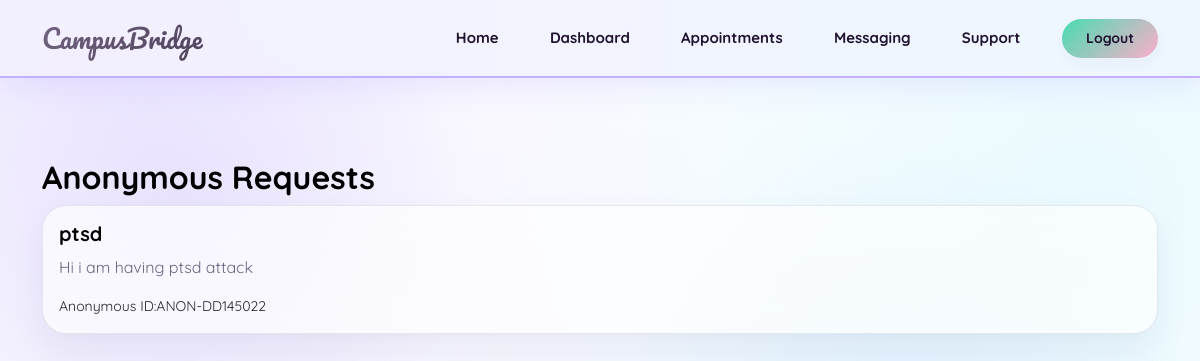
The page /support/counselor/ (signed in) on the database as committed earlier.
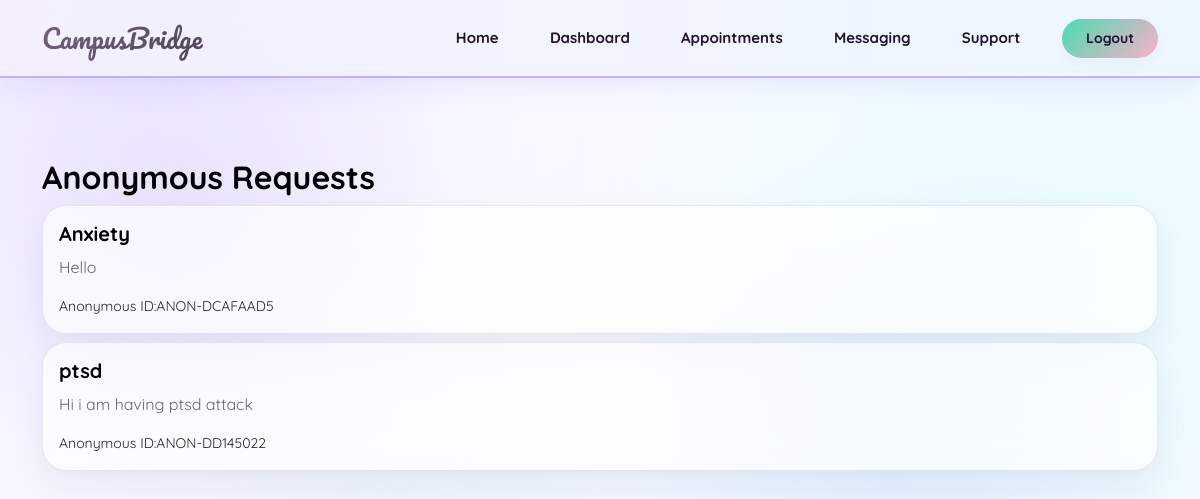
The same page on the database as committed later.
### support/models.py (models this page shows, shortened)
class SupportRequest(models.Model):
    anonymous_profile=models.ForeignKey(AnonymousProfile,on_delete=models.CASCADE)
    title=models.CharField(max_length=200)
    description=models.TextField()
    created_at=models.DateTimeField(auto_now_add=True)
    attachment = models.FileField(
        upload_to='support_files/',
        null=True,
        blank=True
    )
    class Meta:
        ordering = ['-created_at']

class AnonymousProfile(models.Model):
    user=models.OneToOneField(User,on_delete=models.CASCADE)
    anon_id=models.CharField(max_length=20,unique=True,blank=True)

### support/views.py (the view)
# urls.py: path('counselor/', counselor_requests, name='counselor_requests'),
@login_required
def counselor_requests(request):
    if request.user.role != "counselor":
        return HttpResponseForbidden("Access Denied")
    data = SupportRequest.objects.select_related('anonymous_profile').order_by('-id')
    return render(request, 'support/counselor_list.html', {
        'requests': data
    })

### templates/support/counselor_list.html
{% extends 'base.html'%}
{% block content %}
<h2> Anonymous Requests</h2>
{% for r in requests %}
    <div class ="card p-3 mt-2">
    <h5> {{ r.title}}</h5>
    <p>{{ r.description }}</p>
    {% if r.anonymous_profile %}
        <small>Anonymous ID:{{ r.anonymous_profile.anon_id }}</small>
    {% else %}
    <small> No Anonymous </small>
{% endif %}
    </div>
    {% endfor %}
{% endblock %}

Rows that differ between the two databases and show on the page:
added SupportRequest: title "Anxiety", description "Hello", anonymous_profile.anon_id "ANON-DCAFAAD5"
